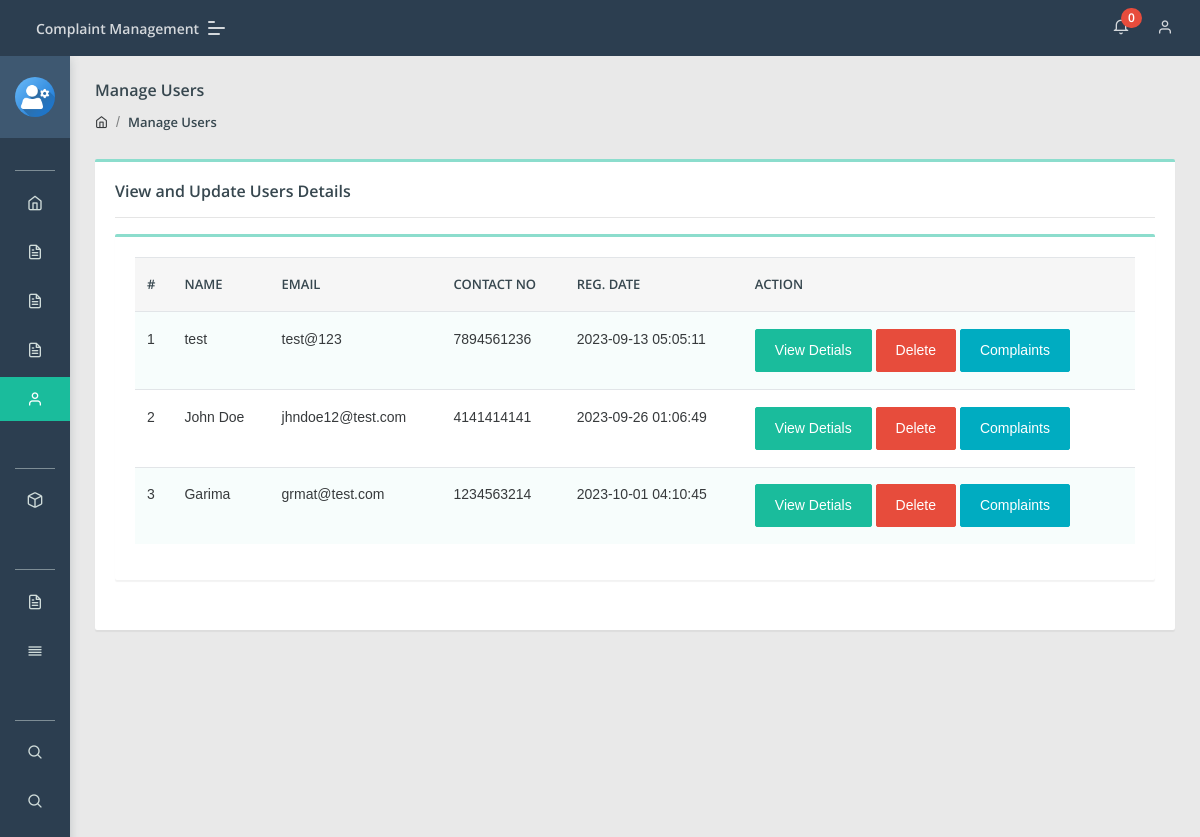
The page /admin/manage-users.php (signed in) on the database its author committed.
### tables this page shows
CREATE TABLE `users` (
  `id` int NOT NULL,
  `fullName` varchar(255) DEFAULT NULL,
  `userEmail` varchar(255) DEFAULT NULL,
  `password` varchar(255) DEFAULT NULL,
  `contactNo` bigint DEFAULT NULL,
  `address` tinytext,
  `State` varchar(255) DEFAULT NULL,
  `country` varchar(255) DEFAULT NULL,
  `pincode` int DEFAULT NULL,
  `userImage` varchar(255) DEFAULT NULL,
  `regDate` timestamp NOT NULL DEFAULT CURRENT_TIMESTAMP,
  `updationDate` timestamp NULL DEFAULT NULL,
  `status` int DEFAULT NULL
);

### admin/manage-users.php (the view, shortened to what this page needs)
<?php
include('include/config.php');
if(strlen($_SESSION['aid'])==0)
    {
header('location:index.php');
}
else{
?>
<!DOCTYPE html>
<html lang="en">
<head>
    <link rel="stylesheet" href="assets/css/style.css">
</head>
<body class="">
	<?php include('include/sidebar.php');?>
	<?php include('include/header.php');?>
<section class="pcoded-main-container">
    <div class="pcoded-content">
        <div class="page-header">
            <div class="page-block">
                <div class="row align-items-center">
                    <div class="col-md-12">
                        <div class="page-header-title">
                            <h5 class="m-b-10">Manage Users</h5>
                        </div>
                        <ul class="breadcrumb">
                            <li class="breadcrumb-item"><a href="dashboard.php"><i class="feather icon-home"></i></a></li>
                            <li class="breadcrumb-item"><a href="manage-users.php">Manage Users</a></li>
                        </ul>
                    </div>
                </div>
            </div>
        </div>
        <div class="row">
            <div class="col-sm-12">
                <div class="card">
                    <div class="card-body">
                        <h5>View and Update Users Details</h5>
                        <hr>
                      <div class="row">
                            <div class="col-xl-12">
                <div class="card">
                    <div class="card-body table-border-style">
                        <div class="table-responsive">
                            <table class="table table-striped">
                                <thead>
                                        <tr>
                                            <th>#</th>
                                            <th> Name</th>
                                            <th>Email </th>
                                            <th>Contact no</th>
                                            <th>Reg. Date </th>
                                            <th>Action</th>
                                        </tr>
                                </thead>
                                <tbody>
                                    <?php $query=mysqli_query($con,"select * from users");
$cnt=1;
while($row=mysqli_fetch_array($query))
{
?>
                                        <tr>
                                            <td><?php echo htmlentities($cnt);?></td>
                                            <td><?php echo htmlentities($row['fullName']);?></td>
                                            <td><?php echo htmlentities($row['userEmail']);?></td>
                                            <td> <?php echo htmlentities($row['contactNo']);?></td>
                                            <td><?php echo htmlentities($row['regDate']);?></td>
<td><a href="javascript:void(0);" onClick="popUpWindow('userprofile.php?uid=<?php echo htmlentities($row['id']);?>');" title="View Details" class="btn btn-primary  btn-xs">View Detials</a>
<a href="manage-users.php?uid=<?php echo htmlentities($row['id']);?>&&action=del" title="Delete" onClick="return confirm('All complaints belongs to user will also delete.')" class="btn btn-danger">Delete</a>
<a href="user-complaints.php?uid=<?php echo htmlentities($row['id']);?>&&uname=<?php echo htmlentities($row['fullName']);?>" title="View User Complaints" class="btn btn-info  btn-xs">Complaints</a>
                                        </td>
                                        </tr>
                                        <?php $cnt=$cnt+1; } ?>
                                </tbody>
                            </table>
                        </div>
                    </div>
                </div>
            </div>
                        </div>
                    </div>
                </div>
            </div>
        </div>
    </div>
</section>
</body>
</html>
<?php } ?>

### rows shown on the page
users: fullName "test", userEmail "test@123", contactNo "7894561236", regDate "2023-09-13 05:05:11"
users: fullName "John Doe", userEmail "jhndoe12@test.com", contactNo "4141414141", regDate "2023-09-26 01:06:49"
users: fullName "Garima", userEmail "grmat@test.com", contactNo "1234563214", regDate "2023-10-01 04:10:45"

### other values the page prints
$num1 "0"
